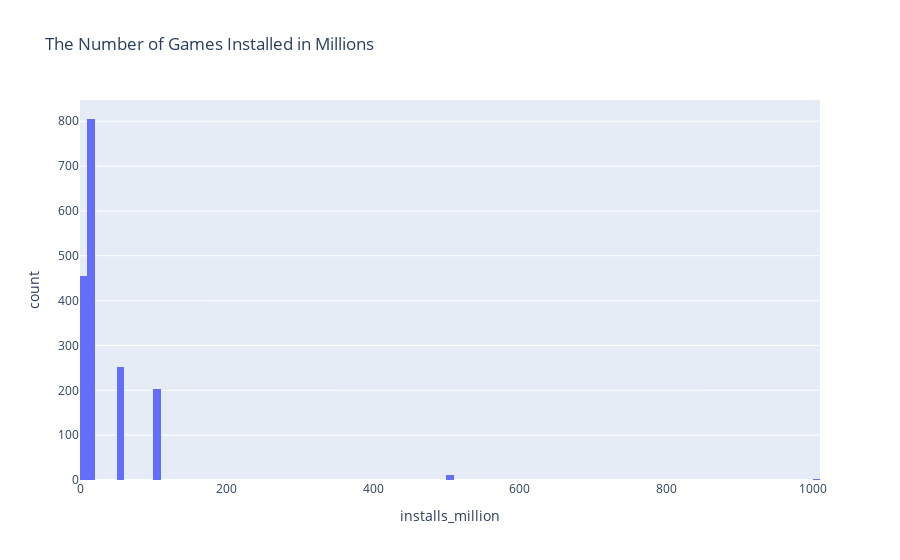

The notebook cell saved with this chart:
### Code cell
fig = px.histogram(df, x= 'installs_million', title='The Number of Games Installed in Millions')
fig.show()

### Figure 1 — Plotly figure (JSON) as saved in the notebook; plotly's stock layout.template omitted (floating-point values rounded to 4 significant figures; data arrays with more than 128 entries replaced by an {"elided": "..."} marker saying what was removed)
{"data": [{"alignmentgroup": "True", "bingroup": "x", "hovertemplate": "installs_million=%{x}<br>count=%{y}<extra></extra>", "legendgroup": "", "marker": {"color": "#636efa", "pattern": {"shape": ""}}, "name": "", "offsetgroup": "", "orientation": "v", "showlegend": false, "type": "histogram", "x": {"elided": "1730 float values"}, "xaxis": "x", "yaxis": "y"}], "layout": {"barmode": "relative", "legend": {"tracegroupgap": 0}, "title": {"text": "The Number of Games Installed in Millions"}, "xaxis": {"anchor": "y", "domain": [0, 1], "title": {"text": "installs_million"}}, "yaxis": {"anchor": "x", "domain": [0, 1], "title": {"text": "count"}}}}
